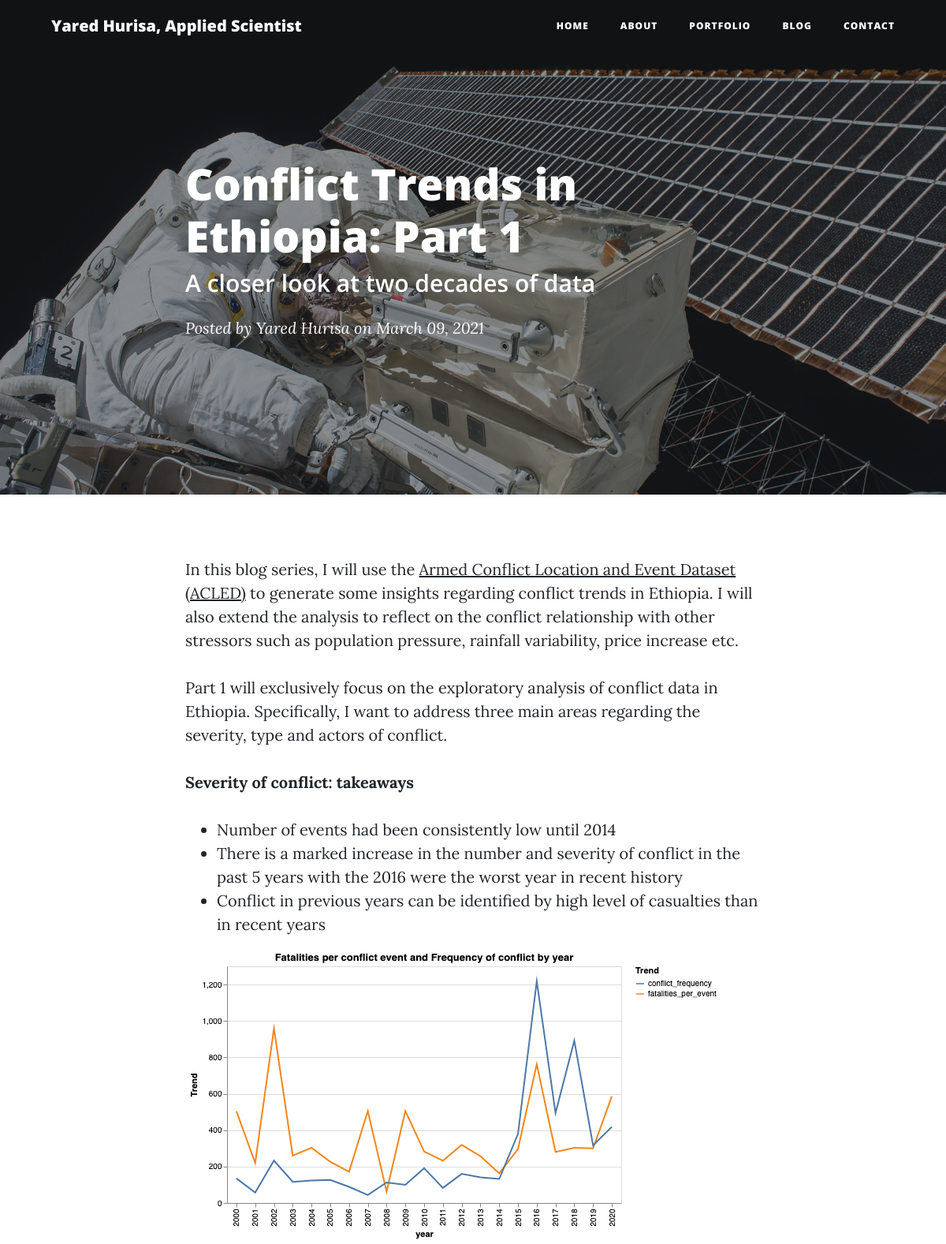
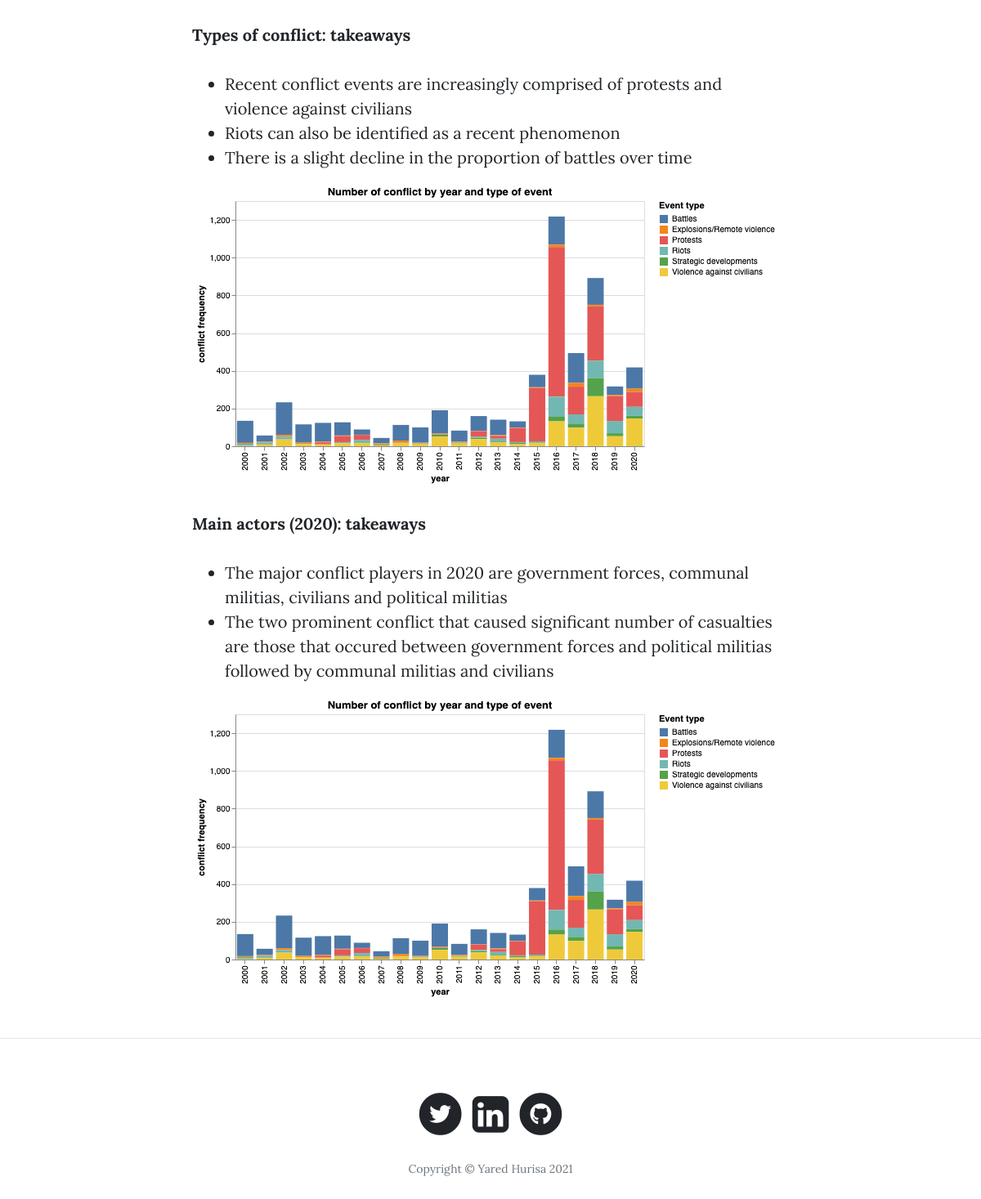
The page /post/conflict-trends-in-ethiopia-part-1 on the database as committed earlier (2 pictures, top to bottom).
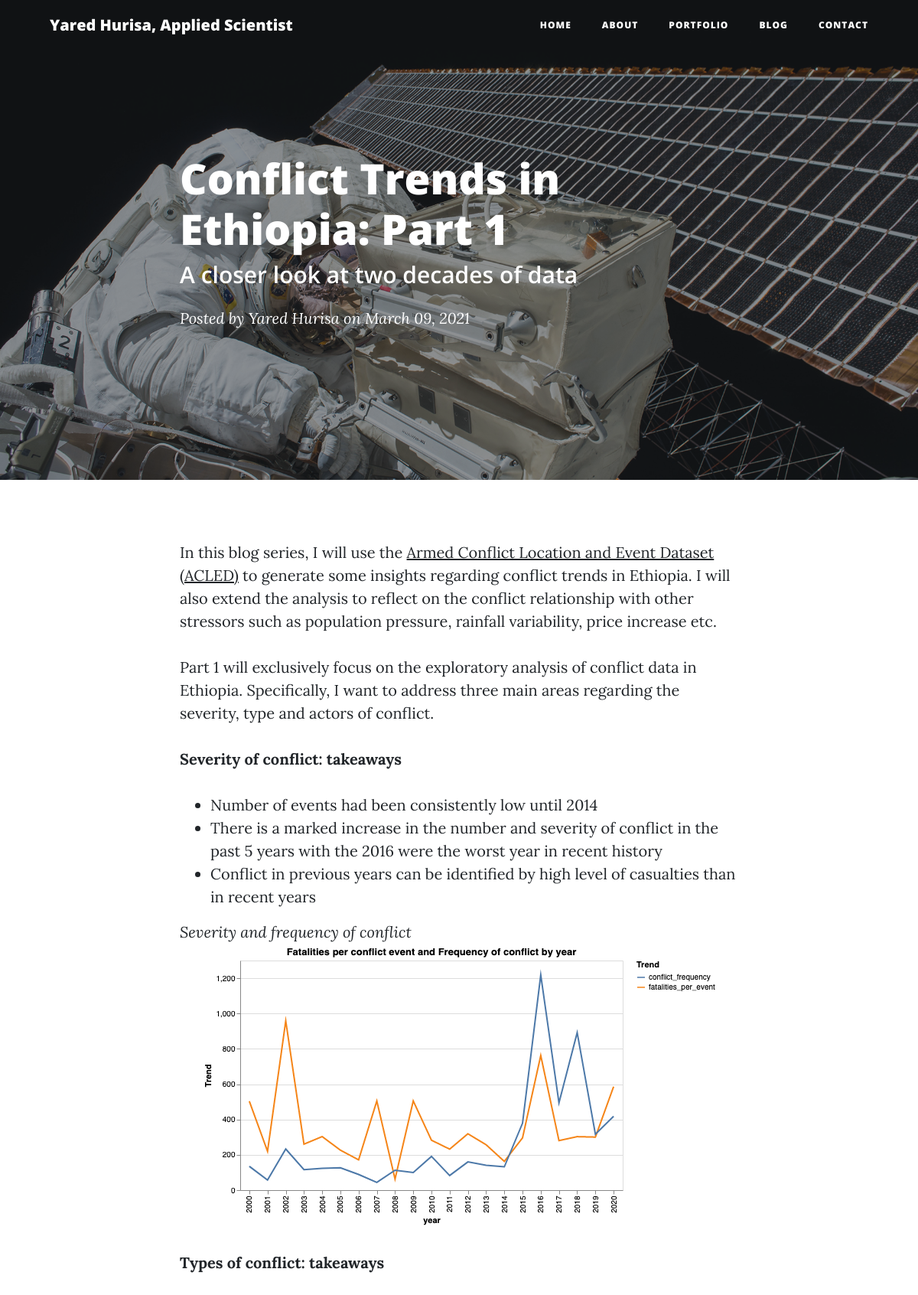
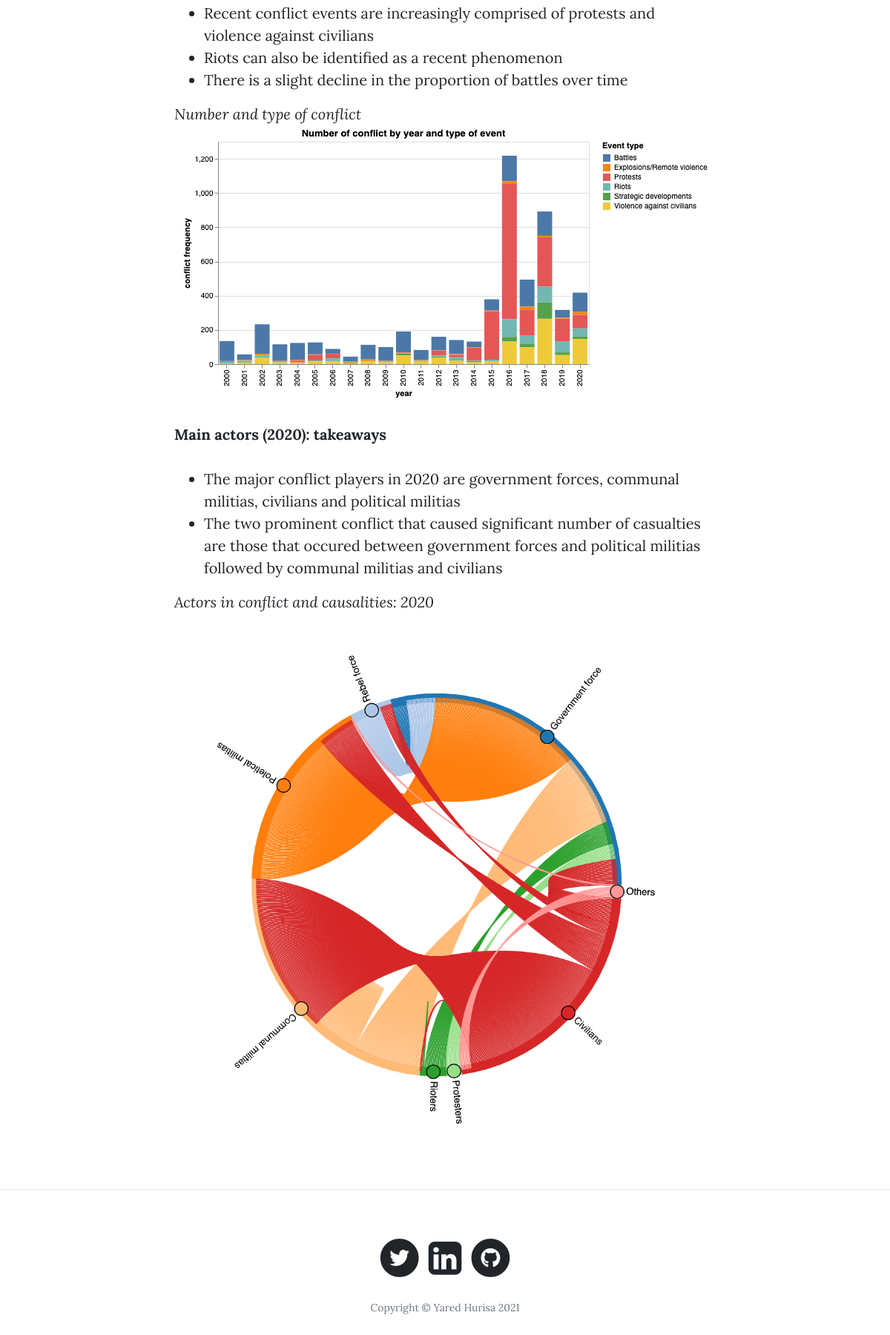
The same page on the database as committed later (2 pictures, top to bottom).
### app.py (models this page shows, shortened)
class Posts(db.Model):
    __tablename__ = "Blogpost"
    id = db.Column(db.Integer, primary_key=True)
    title = db.Column(db.String(255))
    subtitle = db.Column(db.String(255))
    content = db.Column(db.Text)
    author = db.Column(db.String(255))
    date_posted = db.Column(db.DateTime)
    slug = db.Column(db.String(255))

### app.py (the view)
@app.route("/post/<string:slug>")
def post(slug):
    try:
        post = Posts.query.filter_by(slug=slug).one()
        return render_template("post.html", post=post)
    except sqlalchemy.orm.exc.NoResultFound:
        abort(404)

### templates/post.html (shortened to what this page needs)
<!DOCTYPE html>
<html lang="en">
  <head>
    <link
      href="../static/vendor/bootstrap/css/bootstrap.min.css"
      rel="stylesheet"
    />
    <link
      href="../static/vendor/fontawesome-free/css/all.min.css"
      rel="stylesheet"
      type="text/css"
    />
    <link href="../static/css/clean-blog.min.css" rel="stylesheet" />
  </head>
  <body>
    <nav class="navbar navbar-expand-lg navbar-light fixed-top" id="mainNav">
      <div class="container">
        <a class="navbar-brand" href="/">Yared Hurisa, Applied Scientist</a>
        <div class="collapse navbar-collapse" id="navbarResponsive">
          <ul class="navbar-nav ml-auto">
            <li class="nav-item">
              <a class="nav-link" href="/">Home</a>
            </li>
            <li class="nav-item">
              <a class="nav-link" href="/about">About</a>
            </li>
            <li class="nav-item">
            <a class="nav-link" href="/portfolio">Portfolio</a>
          </li>
            <li class="nav-item">
              <a class="nav-link" href="/blog">Blog</a>
            </li>
            <li class="nav-item">
              <a class="nav-link" href="/contact">Contact</a>
            </li>
          </ul>
        </div>
      </div>
    </nav>
    <header
      class="masthead"
      style="background-image: url('../static/img/post-bg.jpg')"
    >
      <div class="overlay"></div>
      <div class="container">
        <div class="row">
          <div class="col-lg-8 col-md-10 mx-auto">
            <div class="post-heading">
              <h1>{{post.title}}</h1>
              <h2 class="subheading">{{post.subtitle}}</h2>
              <span class="meta"
                >Posted by
                <a href="#">{{post.author}}</a>
                on {{post.date_posted.strftime('%B %d, %Y')}}</span
              >
            </div>
          </div>
        </div>
      </div>
    </header>
    <article>
      <div class="container">
        <div class="row">
          <div class="col-lg-8 col-md-10 mx-auto">
            <p>{{post.content | safe}}</p>
          </div>
        </div>
      </div>
    </article>
    <hr />
    <footer>
      <div class="container">
        <div class="row">
          <div class="col-lg-8 col-md-10 mx-auto">
            <ul class="list-inline text-center">
              <li class="list-inline-item">
                <a href="https://twitter.com/yaredlemma6" target="_blank" rel="noopener noreferrer">
                  <span class="fa-stack fa-lg">
                    <i class="fas fa-circle fa-stack-2x"></i>
                    <i class="fab fa-twitter fa-stack-1x fa-inverse"></i>
                  </span>
                </a>
              <li class="list-inline-item">
                 <a href="https://www.linkedin.com/in/yared-lemma/" target="_blank" rel="noopener noreferrer">
                    <span class="fa-stack fa-lg">
                      <link rel="stylesheet" href="https://cdnjs.cloudflare.com/ajax/libs/font-awesome/4.7.0/css/font-awesome.min.css">
                      <i style="font-size:52px" class="fa">&#xf08c;</i>
                    </span>
                 </a>
              <li class="list-inline-item">
                  <a href="https://github.com/ylh4" target="_blank" rel="noopener noreferrer">
                    <span class="fa-stack fa-lg">
                      <i class="fas fa-circle fa-stack-2x"></i>
                      <i class="fab fa-github fa-stack-1x fa-inverse"></i>
                    </span>
                  </a>
              </li>
            </ul>
            <p class="copyright text-muted">
              Copyright &copy; Yared Hurisa 2021
            </p>
          </div>
        </div>
      </div>
    </footer>
    </body>
    </html>

Rows that differ between the two databases and show on the page:
changed Posts "Conflict Trends in Ethiopia: Part 1": content "…than in recent years Types of conflict: takeaways Recent conflict events are increasingly comprised of protests and violence against civilians Riots can also be identified as a recent phenomenon There is a slight decline in the proportion of battles over time Main actors (2020): takeaways The major conflict players in 2020 are government forces, communal militias, civilians and political militias The two prominent conflict that caused significant number of casualties are those that occured between government forces and political militias followed by communal militias and civilians" → "…than in recent years Severity and frequency of conflict Types of conflict: takeaways Recent conflict events are increasingly comprised of protests and violence against civilians Riots can also be identified as a recent phenomenon There is a slight decline in the proportion of battles over time Number and type of conflict Main actors (2020): takeaways The major conflict players in 2020 are government forces, communal militias, civilians and political militias The two prominent conflict that caused significant number of casualties are those that occured between government forces and political militias followed by communal militias and civilians Actors in conflict and causalities: 2020"; content: a different picture
